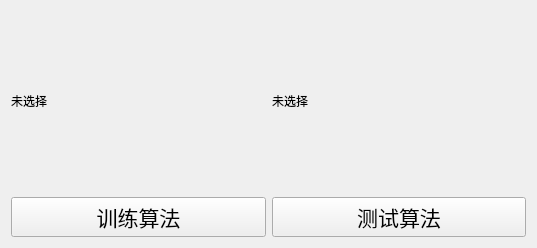
<?xml version="1.0" encoding="UTF-8"?>
<ui version="4.0">
 <class>Alogrithm_select</class>
 <widget class="QWidget" name="Alogrithm_select">
  <property name="geometry">
   <rect>
    <x>0</x>
    <y>0</y>
    <width>537</width>
    <height>248</height>
   </rect>
  </property>
  <property name="windowTitle">
   <string>算法选择</string>
  </property>
  <layout class="QHBoxLayout" name="horizontalLayout">
   <item>
    <layout class="QVBoxLayout" name="verticalLayout">
     <item>
      <widget class="QLabel" name="train_algorithm_url">
       <property name="text">
        <string>未选择</string>
       </property>
      </widget>
     </item>
     <item>
      <widget class="QPushButton" name="train_alg_btn">
       <property name="font">
        <font>
         <pointsize>16</pointsize>
        </font>
       </property>
       <property name="text">
        <string>训练算法</string>
       </property>
      </widget>
     </item>
    </layout>
   </item>
   <item>
    <layout class="QVBoxLayout" name="verticalLayout_2">
     <item>
      <widget class="QLabel" name="test_algorithm_url">
       <property name="text">
        <string>未选择</string>
       </property>
      </widget>
     </item>
     <item>
      <widget class="QPushButton" name="test_alg_btn">
       <property name="font">
        <font>
         <pointsize>16</pointsize>
        </font>
       </property>
       <property name="text">
        <string>测试算法</string>
       </property>
      </widget>
     </item>
    </layout>
   </item>
  </layout>
 </widget>
 <resources/>
 <connections/>
</ui>
